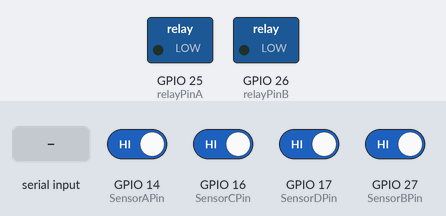
Recording of a sketch running on a simulated ESP32. Shown: switched loads named in the sketch (green lamp = pin HIGH). The test bench sets the inputs (shaded band); at power-on: GPIO 14 (SensorAPin), GPIO 16 (SensorCPin), GPIO 17 (SensorDPin), GPIO 27 (SensorBPin) HIGH. What the sketch prints to the serial monitor is not drawn.

Above: at 1.2 s.
1.3 s: "<SYS->" received over Serial
At 1.9 s:
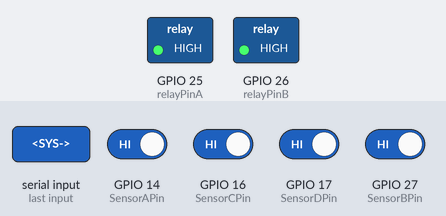
2.8 s: GPIO 14 (SensorAPin) driven LOW
Timing chart, 0 to 5.8 s (numbered marks = the images above; inputs shaded):
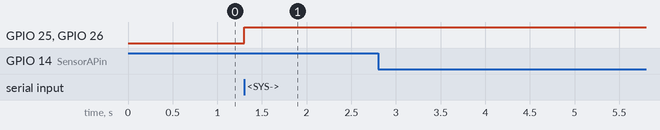

Measured:
- after the input at 1.3 s, GPIO 25 (relayPinA), GPIO 26 (relayPinB): LOW → HIGH at once

The sketch:

ArduinoMultiScreen.ino
```cpp
//needed for serial communication system
const byte numChars = 64;
char receivedChars[numChars];

boolean newData = false;
int dataNumber = 0;

//definitions for servo - connect servo control wire to 9 (or change this field)

int relayPinA = 25;
int relayPinB = 26;

//Connect Sensors to these pins, or change fields
int SensorAPin = 14;
int SensorBPin = 27;
int SensorCPin = 16;
int SensorDPin = 17;


//holds message to send
String toSend = "0000";


void setup() {
  Serial.begin(2000000);
  Serial.println("<Arduino is ready>");

  //make sensor pins input pins
  pinMode(SensorAPin, INPUT_PULLUP);
  pinMode(SensorBPin, INPUT_PULLUP);
  pinMode(SensorCPin, INPUT_PULLUP);
  pinMode(SensorDPin, INPUT_PULLUP);

  pinMode(relayPinA, OUTPUT);
pinMode(relayPinB, OUTPUT);


}

void loop() {
  recvWithStartEndMarkers();
  showNewData();
  readSensors();

  //startMotorTest();
}

//checks the sensors and modifiies toSend string
void readSensors() {
  int state = 0;
  //erster Sensor
  state = digitalRead(SensorAPin);
  // Serial.println("Sensor A: " + state);
  if (state == 0) {
    toSend[0] = '1';
    Serial.println("<1000>");
  }
  else {
    toSend[0] = '0';
  }
  //zweiter sensor
  state = digitalRead(SensorBPin);
  //  Serial.println("Sensor B: " + state);
  if (state == 0) {
    toSend[1] = '1';
    Serial.println("<0100>");
  }
  else {
    toSend[1] = '0';
  }
  //dritter sensor
  state = digitalRead(SensorCPin);
  //Serial.println("Sensor C: " + state);
  if (state == 0) {
    toSend[2] = '1';
    Serial.println("<0010>");
  }
  else {
    toSend[2] = '0';
  }
  //vierter sensor
  state = digitalRead(SensorDPin);
  // Serial.println("Sensor D: " + state);
  if (state == 0) {
    toSend[3] = '1';
    Serial.println("<0001>");
  }
  else {
    toSend[3] = '0';
  }
}

//sends message with < and > added
void sendNewData() {
  Serial.println("<0010>");
  toSend = "0000";
}

//receives messages dilineated by < and > symbols
void recvWithStartEndMarkers() {
  static boolean recvInProgress = false;
  static byte ndx = 0;
  char startMarker = '<';
  char endMarker = '>';
  char rc;

  while (Serial.available() > 0 && newData == false) {
    rc = Serial.read();

    if (recvInProgress == true) {
      if (rc != endMarker) {
        receivedChars[ndx] = rc;
        ndx++;
        if (ndx >= numChars) {
          ndx = numChars - 1;
        }
      } else {
        receivedChars[ndx] = '\0';  // terminate the string
        recvInProgress = false;
        ndx = 0;
        newData = true;
      }
    }

    else if (rc == startMarker) {
      recvInProgress = true;
    }
  }
}

//when a complete message was received, this function is called
//analyses received message and moves motor
void showNewData() {
  if (newData == true) {
    newData = false;
    String incomingByte = String(receivedChars);
    //check if system SHOULD act on this message
    if (incomingByte.substring(0, 4).equals("SYS-")) {
      //GET PARAMETERS as string
      String relayString = incomingByte.substring(4, 7);
      int relayint = relayString.toInt();
      if (relayint > 50 && relayint <=100) {
        updateRelay(true);
      }
      else {
        updateRelay(false);
      }
      if (relayint == 101) {
        Serial.println("<1000>");

      }
      if (relayint == 102) {
        Serial.println("<0100>");

      }
      if (relayint == 103) {
        Serial.println("<0010>");

      }
      if (relayint == 104) {
        Serial.println("<0001>");

      }


    }
  }
}

//transfers motor position to motor


void updateRelay(boolean A) {
  if (A == false) {
    digitalWrite(relayPinA, HIGH);
    digitalWrite(relayPinB, HIGH);
  }
  else {
    digitalWrite(relayPinA, LOW);
    digitalWrite(relayPinB, LOW);
  }
}
```
